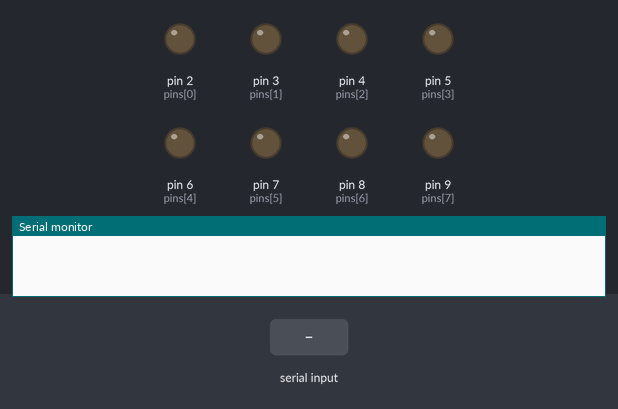
Recording of a sketch running on a simulated Arduino Uno, built with avr-gcc and run on an emulated ATmega328P. On the bench: output pins drawn as LEDs (lit = HIGH), the last lines printed to the serial monitor. Inputs (shaded band) come from the test bench.

Above: at 1.2 s.
1.3 s: "90,45\n" received over Serial
At 2.0 s:
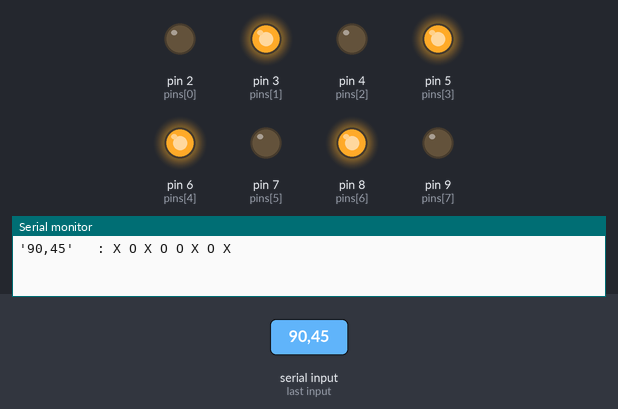
2.8 s: "30,150\n" received over Serial
At 3.1 s:
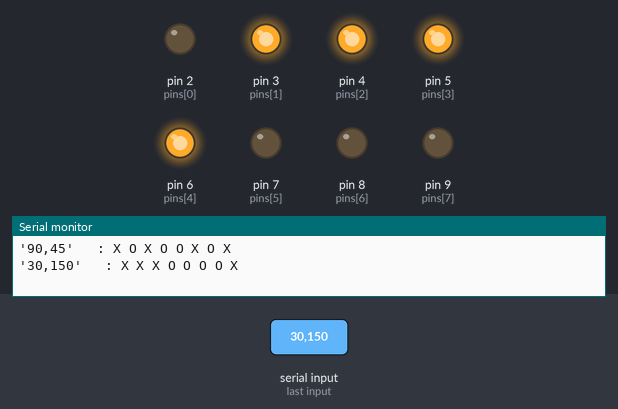
4.3 s: "5\n" received over Serial
At 5.3 s:
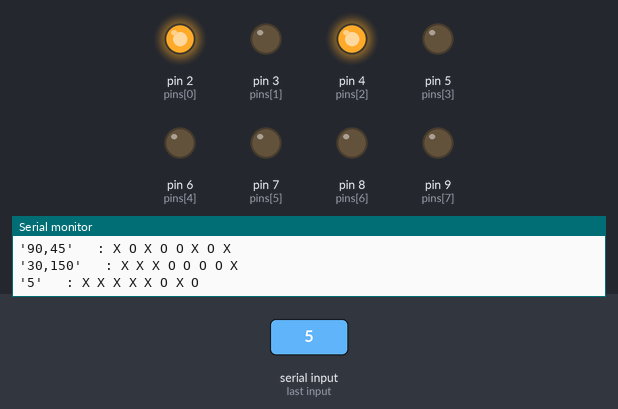
5.8 s: "200\n" received over Serial
At 6.5 s:
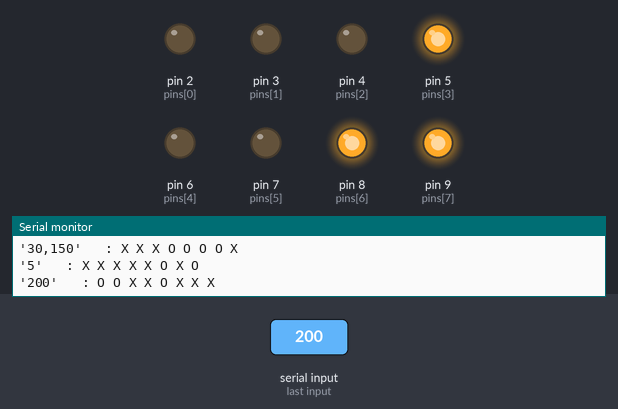
Timing chart, 0 to 8.3 s (numbered marks = the images above; inputs shaded):
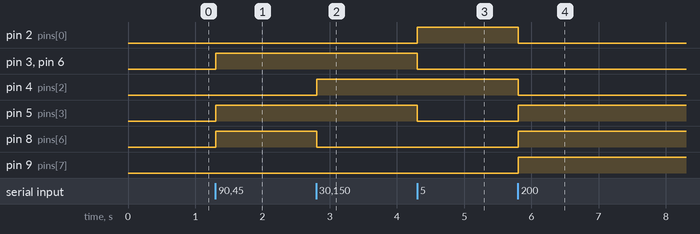

The sketch:

CH_12_11.ino
```cpp
int pins[] = {2, 3, 4, 5, 6, 7, 8, 9};   // LED가 연결된 핀 배열
char TERMINATOR = '\n';     // 문자열 종료 문자
String buffer = "";       // 문자열 저장 버퍼
boolean process_it = false;     // 문자열 처리 여부

void setup() {
  Serial.begin(9600);
  for (int i = 0; i < 8; i++) {     // LED 연결 핀을 출력으로 설정
    pinMode(pins[i], OUTPUT);
  }
}

void loop() {
  while (Serial.available() > 0) {    // 데이터 수신
    char ch = Serial.read();    // 데이터 읽기

    if (ch == TERMINATOR) {     // 문자열 종료 문자인 경우
      process_it = true;      // 문자열 처리 지시
    }
    else {          // 이외의 문자인 경우
      buffer = buffer + ch;     // 버퍼에 문자 저장
    }
  }

  if (process_it) {     // 저장된 문자열을 처리하는 경우
    Serial.print("\'" + buffer + "\'\t : ");  // 입력 문자열 표시
    int no = buffer.toInt();    // 문자열을 정수로 변환

    if (no < 0 || no > 255) {     // 입력한 숫자의 유효성 검사
      Serial.println("잘못된 데이터를 입력했습니다.");
      for (int i = 0; i < 8; i++) {   // 모든 LED를 끔
        digitalWrite(pins[i], LOW);
      }
    }
    else {
      for (int i = 7; i >= 0; i--) {  // LED 제어
        // 비트 연산으로 바이트 단위 패턴값에서 비트 단위 LED 상태 추출
        boolean state = (no >> i) & 1;
        digitalWrite(pins[i], state);

        if (state) {
          Serial.print("O ");   // 켜지는 LED 위치에 ‘O’ 표시
        }
        else {
          Serial.print("X ");   // 꺼지는 LED 위치에 ‘X’ 표시
        }
      }
      Serial.println();
    }

    process_it = false;       // 문자열 처리 완료
    buffer = "";        // 버퍼 비우기
  }
}
```

Measured:
- after the input at 1.3 s, pin 3 (pins[1]), pin 5 (pins[3]), pin 6 (pins[4]), pin 8 (pins[6]): LOW → HIGH at once
- after the input at 2.8 s, pin 4 (pins[2]): LOW → HIGH at once; pin 8 (pins[6]): HIGH → LOW at once
- after the input at 4.3 s, pin 2 (pins[0]): LOW → HIGH at once; pin 3 (pins[1]), pin 5 (pins[3]), pin 6 (pins[4]): HIGH → LOW at once
- after the input at 5.8 s, pin 2 (pins[0]), pin 4 (pins[2]): HIGH → LOW at once; pin 5 (pins[3]), pin 8 (pins[6]), pin 9 (pins[7]): LOW → HIGH at once
